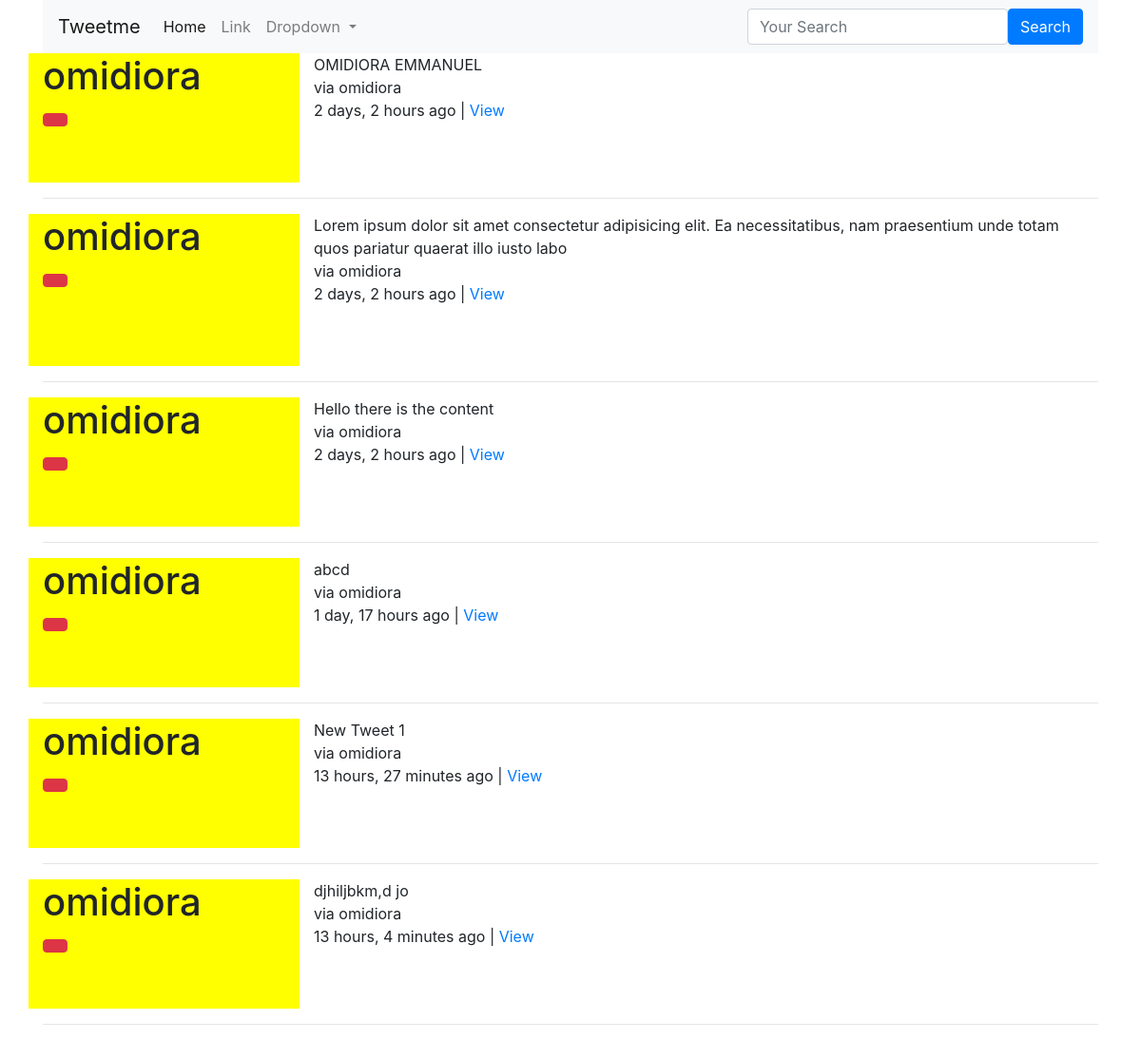
/tweet (signed in), run on the app's committed database.
### tweetme/models.py (models this page shows, shortened)
class Tweet(models.Model):
    user=models.ForeignKey(settings.AUTH_USER_MODEL,on_delete=models.CASCADE)
    content=models.CharField(max_length=140,validators=[validate_content])
    update=models.DateTimeField(auto_now_add=True)
    timestamp=models.DateTimeField(auto_now_add=True)
    def get_absolute_url(self):
        return reverse('tweets:detail', kwargs={'pk': self.pk})

### tweetme/views.py (the view)
# urls.py: path('tweet',views.TweetListView.as_view(),name='list'),
class TweetListView(ListView):
    def get_queryset(self):
       qs=Tweet.objects.all()
       print(self.request.GET)
       query=self.request.GET.get('q',None)
       if query is not None:
           qs=qs.filter(Q(content__icontains=query )| Q(user__username__icontains=query) )
       return qs
    def get_context_data(self,*args,**kwargs):
        context=super(TweetListView,self).get_context_data(*args,**kwargs)
        context['create_form']=TweetModelForm()
        context['create_url']=reverse_lazy('tweets:create')
        return context

### tweetme/forms.py
class TweetModelForm(forms.ModelForm):
    content=forms.CharField(label='',widget=forms.Textarea(attrs={'placeholder':"YOUR MESSAGE",'class':"form-control"}))
    class Meta:
        model=Tweet
        fields=[
            "content"
        ]

### tweetme/templates/tweetme/tweet_list.html (shortened to what this page needs)
{% extends 'base.html' %}
{% block content %}
{% for object in object_list %}
<div class="row">
    <div class="col-sm-3 col-xs-12" style="background-color: yellow;">
      <h1>{{request.user}}</h1>
      {% include 'tweetme/form.html' with form=form action_url=create_url btn_title='Tweet' %}
    </div>
  <div class="col-sm-9">
{{object.content}}<br> via {{object.user}}<br>{{object.timestamp|timesince}} ago | <a href="{{object.get_absolute_url}}">View</a> </p><br><br>
  </div>
</div>
  <hr>
{% empty %}
{% if request.GET.q %}
<p>No tweet yet.</p>
{% else %}
<p>No tweets yet.</p>
{% endif %}
{% endfor %}
{% endblock content %}

### tweetme/templates/tweetme/form.html (shortened to what this page needs)
{% load cripsy_forms_tags %}
<form action="{% if action_url  %}{{action_url}}{% endif %}" method="POST">
<button type="submit" value="{{btn_title}}" class="btn btn-danger">
</form>

### data on the page
Tweet: content "OMIDIORA EMMANUEL", user "omidiora", timestamp "2 days, 2 hours"
Tweet: content "Lorem ipsum dolor sit amet consectetur adipisicing elit. Ea necessitatibus, nam praesentium unde totam quos pariatur quaerat illo iusto labo", user "omidiora", timestamp "2 days, 2 hours"
Tweet: content "Hello there is the content", user "omidiora", timestamp "2 days, 2 hours"
Tweet: content "abcd", user "omidiora", timestamp "1 day, 17 hours"
Tweet: content "New Tweet 1", user "omidiora", timestamp "13 hours, 27 minutes"
Tweet: content "djhiljbkm,d jo", user "omidiora", timestamp "13 hours, 4 minutes"

### other printed values
{{ request.user }} "omidiora"
